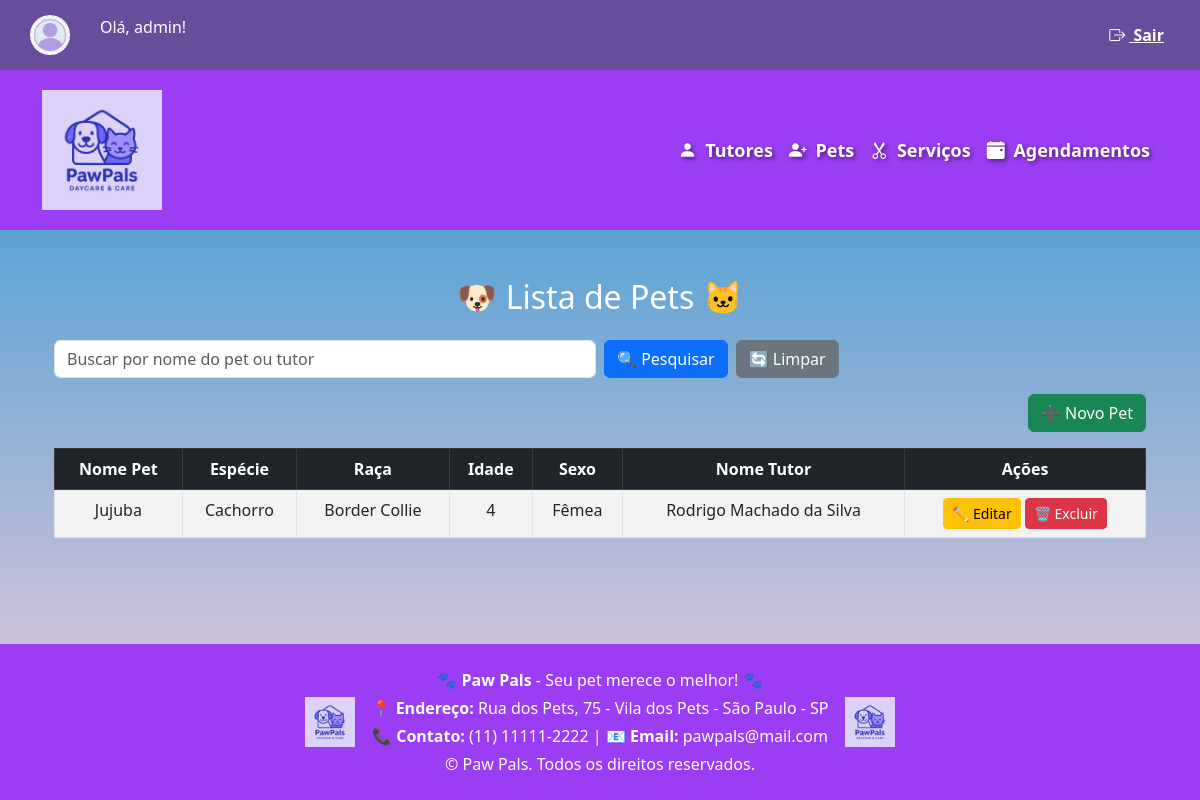
/pets/ (signed in), run on an earlier commit of the app's database.
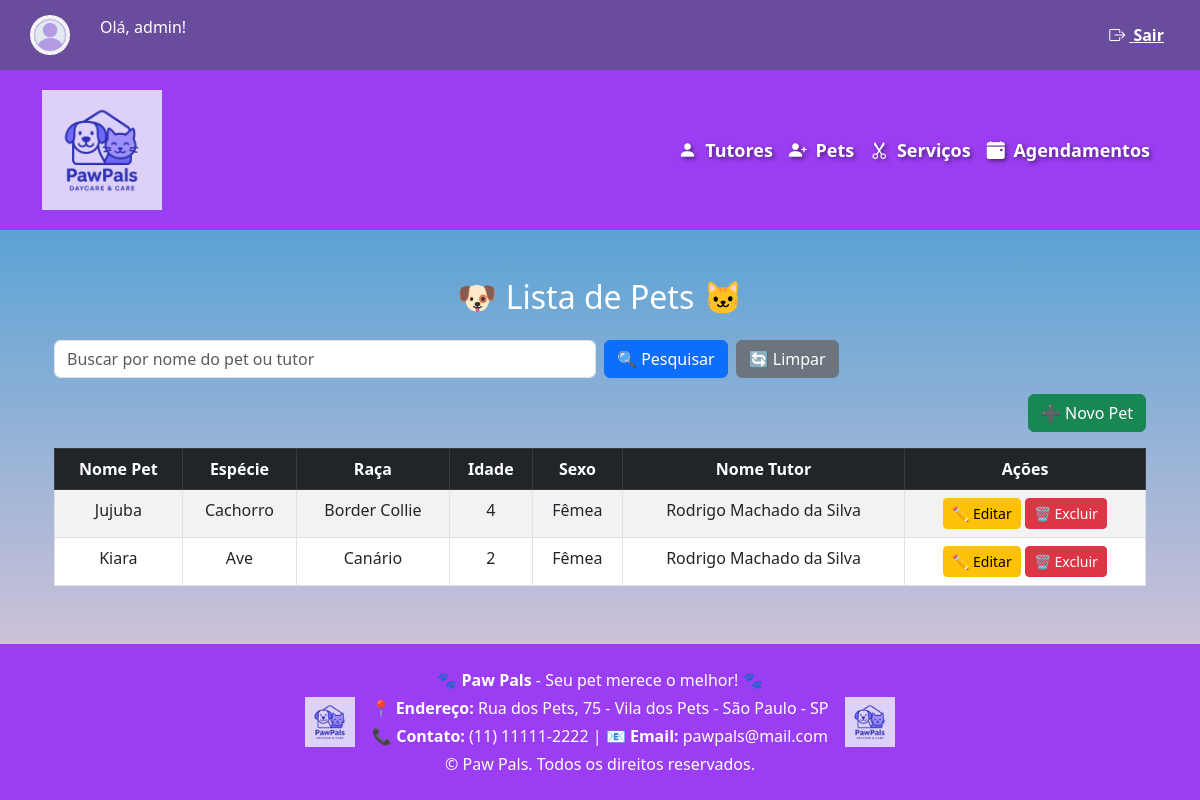
And on a later commit of the database.
### klugpet/models.py (models this page shows, shortened)
class Pet(models.Model):
    nome = models.CharField(max_length=100)
    especie = models.CharField(max_length=100)
    raca = models.CharField(max_length=100, blank=True, null=True)
    idade = models.CharField(blank=True, null=True)
    sexo = models.CharField(max_length=100, blank=True, null=True)
    peso = models.FloatField(blank=True, null=True)
    observacoes_medicas = models.TextField(blank=True, null=True)
    foto = models.ImageField(upload_to='pets/', blank=True, null=True)
    tutor = models.ForeignKey(Tutor, on_delete=models.CASCADE)

class Tutor(models.Model):
    nome_completo = models.CharField(max_length=255)
    cpf = models.CharField(max_length=14, unique=True)
    telefone = models.CharField(max_length=20, blank=True, null=True)
    email = models.EmailField(blank=True, null=True)
    endereco = models.TextField(blank=True, null=True)
    cidade = models.TextField(blank=True, null=True)
    estado = models.TextField(blank=True, null=True)
    conheceu = models.TextField(blank=True, null=True)

### klugpet/views.py (the view)
# urls.py: path('pets/', views.listar_pets, name='listar_pets'),
@login_required
def listar_pets(request):
    query = request.GET.get('q', '')
    if query:
        pets = Pet.objects.filter(
            Q(nome__icontains=query) | Q(tutor__nome_completo__icontains=query)
        )
    else:
        pets = Pet.objects.all()
    return render(request, 'listar_pet.html', {'pets': pets})

### klugpet/templates/listar_pet.html (shortened to what this page needs)
{% extends "base.html" %}
{% block content %}
<div class="container mt-4">
    <h2 class="text-center mb-4">🐶 Lista de Pets 🐱</h2>
    <form method="GET" class="mb-3">
        <div class="row g-2">
            <div class="col-md-6">
                <input type="text" name="q" class="form-control" placeholder="Buscar por nome do pet ou tutor" value="{{ request.GET.q }}">
            </div>
            <div class="col-md-3 d-flex">
                <button type="submit" class="btn btn-primary me-2">🔍 Pesquisar</button>
                <a href="{% url 'listar_pets' %}" class="btn btn-secondary">🔄 Limpar</a>
            </div>
        </div>
    </form>
    <div class="text-end mb-3">
        <a href="{% url 'cadastro_pet' %}" class="btn btn-success">➕ Novo Pet</a>
    </div>
    <div class="table-responsive">
        <table class="table table-bordered table-striped text-center">
            <thead class="table-dark">
                <tr>
                    <th>Nome Pet</th>
                    <th>Espécie</th>
                    <th>Raça</th>
                    <th>Idade</th>
                    <th>Sexo</th>
                    <th>Nome Tutor</th>
                    <th>Ações</th>
                </tr>
            </thead>
            <tbody>
                {% for pet in pets %}
                <tr>
                    <td>{{ pet.nome }}</td>
                    <td>{{ pet.especie }}</td>
                    <td>{{ pet.raca }}</td>
                    <td>{{ pet.idade }}</td>
                    <td>{{ pet.sexo }}</td>
                    <td>{{ pet.tutor.nome_completo }}</td>
                    <td>
                        <div class="d-grid gap-2 d-md-block">
                        <a href="{% url 'editar_pet' pet.id %}" class="btn btn-warning btn-sm" title="Editar">
                            ✏️ Editar
                        </a>
                        <a href="{% url 'excluir_pet' pet.id %}" class="btn btn-danger btn-sm" title="Excluir"
                        onclick="return confirm('Tem certeza que deseja excluir este pet?');">
                            🗑️ Excluir
                        </a>
                        </div>
                    </td>
                </tr>
                {% empty %}
                <tr>
                    <td colspan="8" class="text-center">Nenhum pet encontrado.</td>
                </tr>
                {% endfor %}
            </tbody>
        </table>
    </div>
</div>
{% endblock %}

What changed in the data, as far as the page shows it:
added Pet: nome "Kiara", especie "Ave", raca "Canário", idade "2", sexo "Fêmea", tutor.nome_completo "Rodrigo Machado da Silva"
